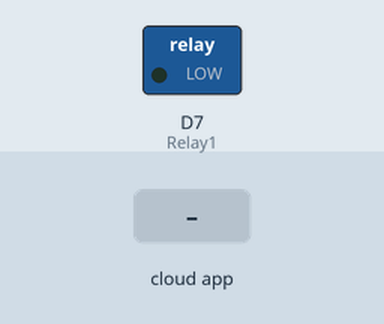
Bench run of a sketch on a simulated ESP8266 (NodeMCU). Parts: switched loads named in the sketch (green lamp = pin HIGH). The test bench sets the inputs (shaded band). WiFi joins after 1.5 s; servers stay silent unless stated; no MQTT or app messages arrive unless stated; what the sketch prints to the serial monitor is not drawn.

Above: at 2.7 s.
2.8 s: the phone or cloud app sets ESPRED to 0
At 3.6 s:
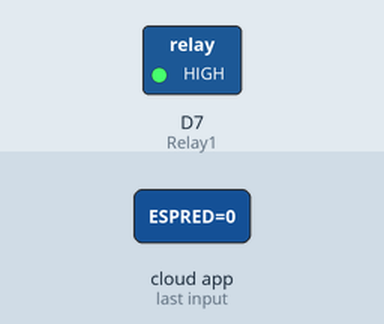
4.3 s: the phone or cloud app sets ESPRED to 1
At 5.5 s:
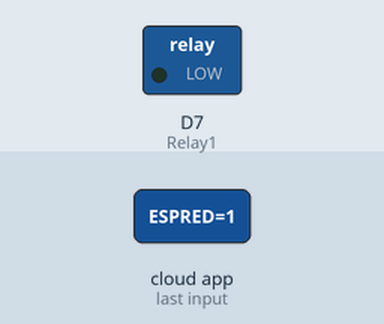
Timing chart, 0 to 7.3 s (numbered marks = the images above; inputs shaded):
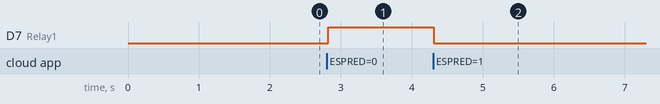

Measured:
- after the input at 2.8 s, D7 (Relay1): LOW → HIGH at once
- after the input at 4.3 s, D7 (Relay1): HIGH → LOW at once

The sketch:

sketch_dec04adafruit.ino
```cpp
#include <ESP8266WiFi.h>
#include "Adafruit_MQTT.h"
#include "Adafruit_MQTT_Client.h"

#define Relay1 D7

#define WLAN_SSID       "Jay-Suthar"             // Your SSID
#define WLAN_PASS       "jrs10499a"        // Your password

/************************* Adafruit.io Setup *********************************/

#define AIO_SERVER      "io.adafruit.com"
#define AIO_SERVERPORT  1883                   // use 8883 for SSL
#define AIO_USERNAME    "jaysuthar67"            // Replace it with your username
#define AIO_KEY         "8775266b53234cb9b1a1b39809781c1c"   // Replace with your Project Auth Key

/************ Global State (you don't need to change this!) ******************/

// Create an ESP8266 WiFiClient class to connect to the MQTT server.
WiFiClient client;
// or... use WiFiFlientSecure for SSL
//WiFiClientSecure client;

// Setup the MQTT client class by passing in the WiFi client and MQTT server and login details.
Adafruit_MQTT_Client mqtt(&client, AIO_SERVER, AIO_SERVERPORT, AIO_USERNAME, AIO_KEY);

/****************************** Feeds ***************************************/


// Setup a feed called 'onoff' for subscribing to changes.
Adafruit_MQTT_Subscribe Light1 = Adafruit_MQTT_Subscribe(&mqtt, AIO_USERNAME"/feeds/ESPRED"); // FeedName

void MQTT_connect();

void setup() {
  Serial.begin(115200);

  pinMode(Relay1, OUTPUT);

  // Connect to WiFi access point.
  Serial.println(); Serial.println();
  Serial.print("Connecting to ");
  Serial.println(WLAN_SSID);

  WiFi.begin(WLAN_SSID, WLAN_PASS);
  while (WiFi.status() != WL_CONNECTED) {
    delay(500);
    Serial.print(".");
  }
  Serial.println();

  Serial.println("WiFi connected");
  Serial.println("IP address: ");
  Serial.println(WiFi.localIP());


  // Setup MQTT subscription for onoff feed.
  mqtt.subscribe(&Light1);
}

void loop() {

  MQTT_connect();

  Adafruit_MQTT_Subscribe *subscription;
  while ((subscription = mqtt.readSubscription(5000))) {
    if (subscription == &Light1) {
      Serial.print(F("Got: "));
      Serial.println((char *)Light1.lastread);
      int Light1_State = atoi((char *)Light1.lastread);
      digitalWrite(Relay1, !(Light1_State));

    }
  }
}

void MQTT_connect() {
  int8_t ret;

  // Stop if already connected.
  if (mqtt.connected()) {
    return;
  }

  Serial.print("Connecting to MQTT... ");

  uint8_t retries = 3;

  while ((ret = mqtt.connect()) != 0) { // connect will return 0 for connected
    Serial.println(mqtt.connectErrorString(ret));
    Serial.println("Retrying MQTT connection in 5 seconds...");
    mqtt.disconnect();
    delay(5000);  // wait 5 seconds
    retries--;
    if (retries == 0) {
      // basically die and wait for WDT to reset me
      while (1);
    }
  }
  Serial.println("MQTT Connected!");

}
```
